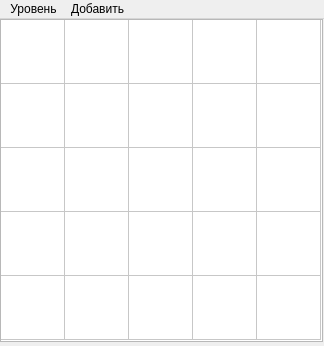
<?xml version="1.0" encoding="UTF-8"?>
<ui version="4.0">
 <class>ConstructorWindow</class>
 <widget class="QMainWindow" name="ConstructorWindow">
  <property name="geometry">
   <rect>
    <x>0</x>
    <y>0</y>
    <width>324</width>
    <height>346</height>
   </rect>
  </property>
  <property name="windowTitle">
   <string>MainWindow</string>
  </property>
  <widget class="QWidget" name="centralwidget">
   <widget class="QTableWidget" name="levelview">
    <property name="geometry">
     <rect>
      <x>0</x>
      <y>0</y>
      <width>323</width>
      <height>323</height>
     </rect>
    </property>
    <property name="selectionMode">
     <enum>QAbstractItemView::SingleSelection</enum>
    </property>
    <property name="rowCount">
     <number>5</number>
    </property>
    <property name="columnCount">
     <number>5</number>
    </property>
    <attribute name="horizontalHeaderVisible">
     <bool>false</bool>
    </attribute>
    <attribute name="horizontalHeaderDefaultSectionSize">
     <number>64</number>
    </attribute>
    <attribute name="horizontalHeaderMinimumSectionSize">
     <number>64</number>
    </attribute>
    <attribute name="verticalHeaderVisible">
     <bool>false</bool>
    </attribute>
    <attribute name="verticalHeaderDefaultSectionSize">
     <number>64</number>
    </attribute>
    <attribute name="verticalHeaderMinimumSectionSize">
     <number>64</number>
    </attribute>
    <row/>
    <row/>
    <row/>
    <row/>
    <row/>
    <column/>
    <column/>
    <column/>
    <column/>
    <column/>
   </widget>
  </widget>
  <widget class="QMenuBar" name="mainmenu">
   <property name="geometry">
    <rect>
     <x>0</x>
     <y>0</y>
     <width>324</width>
     <height>21</height>
    </rect>
   </property>
   <widget class="QMenu" name="level">
    <property name="title">
     <string>Уровень</string>
    </property>
    <addaction name="save"/>
    <addaction name="clear"/>
   </widget>
   <widget class="QMenu" name="add">
    <property name="title">
     <string>Добавить</string>
    </property>
    <addaction name="row"/>
    <addaction name="col"/>
   </widget>
   <addaction name="level"/>
   <addaction name="add"/>
  </widget>
  <action name="save">
   <property name="text">
    <string>Сохранить</string>
   </property>
  </action>
  <action name="clear">
   <property name="text">
    <string>Очистить</string>
   </property>
  </action>
  <action name="row">
   <property name="text">
    <string>Строку</string>
   </property>
  </action>
  <action name="col">
   <property name="text">
    <string>Столбец</string>
   </property>
  </action>
 </widget>
 <resources/>
 <connections/>
</ui>
